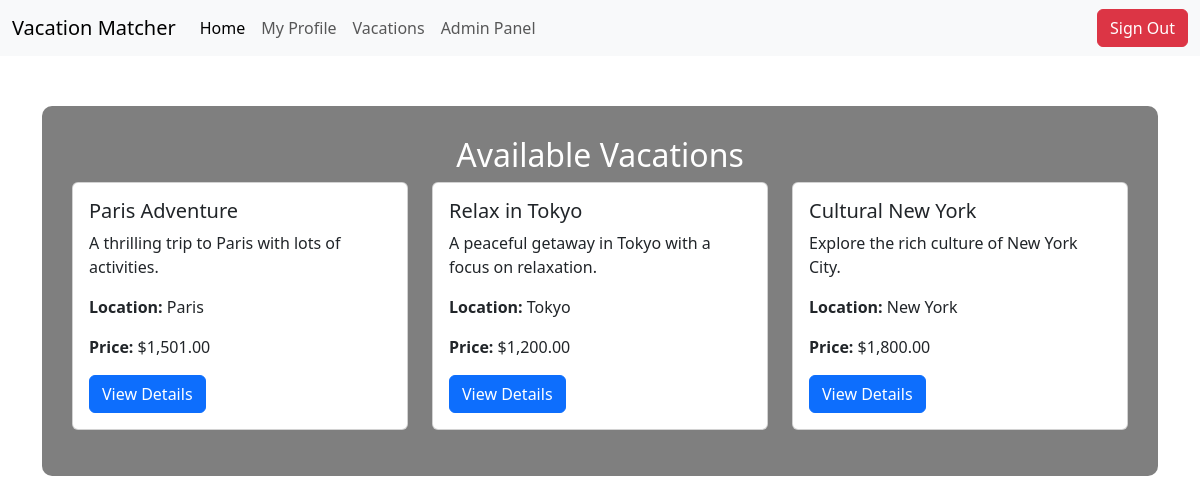
The page /vacations.php on the database its author committed.
### tables this page shows
CREATE TABLE `vacation` (
  `VacationID` int(11) NOT NULL,
  `Title` varchar(100) NOT NULL,
  `Description` text NOT NULL,
  `Price` decimal(10,2) NOT NULL,
  `Destination` varchar(100) NOT NULL,
  `Itinerary` text DEFAULT NULL,
  `Activities` text DEFAULT NULL,
  `AvailableDates` date DEFAULT NULL,
  `Category` varchar(50) DEFAULT NULL,
  `AdminID` int(11) NOT NULL
);

### vacations.php (the view, shortened to what this page needs)
<?php
include 'db.php';
try {
    $db_host = 'localhost';
    $db_name = 'triptinder';
    $db_user = 'root';
    $db_pass = '';
    $pdo = new PDO("mysql:host=$db_host;dbname=$db_name;charset=utf8", $db_user, $db_pass);
    $pdo->setAttribute(PDO::ATTR_ERRMODE, PDO::ERRMODE_EXCEPTION);
    $query = $pdo->query("SELECT Title, Description, Price, Destination, Itinerary FROM vacation");
    $vacations = $query->fetchAll(PDO::FETCH_ASSOC);
} catch (PDOException $e) {
    error_log("Database Error: " . $e->getMessage());
    $vacations = [];
    $error_message = "We're sorry, but we couldn't fetch the vacation data at this time.";
}
?>
<!DOCTYPE html>
<html lang="en">
<head>
    <link href="https://cdn.jsdelivr.net/npm/bootstrap@5.3.0/dist/css/bootstrap.min.css" rel="stylesheet">
</head>
<body>
    <nav class="navbar navbar-expand-lg navbar-light bg-light">
        <div class="container-fluid">
            <a class="navbar-brand" href="#">Vacation Matcher</a>
            <div class="collapse navbar-collapse" id="navbarNav">
                <ul class="navbar-nav">
                    <li class="nav-item">
                        <a class="nav-link active" aria-current="page" href="homepage.php">Home</a>
                    </li>
                    <li class="nav-item">
                        <a class="nav-link" href="profile.php">My Profile</a>
                    </li>
                    <li class="nav-item">
                        <a class="nav-link" href="vacations.php">Vacations</a>
                    </li>
                    <li class="nav-item">
                        <a class="nav-link" href="admin/adminpanel.php">Admin Panel</a>
                    </li>
                </ul>
            </div>
            <form action="../signout.php" method="post">
                <button type="submit" class="btn btn-danger">Sign Out</button>
            </form>
        </div>
    </nav>
    <div class="container mt-5">
        <div class="content">
            <h2 class="text-center">Available Vacations</h2>
            <div class="row">
                <?php
                foreach ($vacations as $vacation) {
                    ?>
                    <div class="col-md-4">
                        <div class="card mb-3">
                            <div class="card-body">
                                <h5 class="card-title"><?php echo htmlspecialchars($vacation['Title']); ?></h5>
                                <p class="card-text"><?php echo htmlspecialchars($vacation['Description']); ?></p>
                                <p><strong>Location:</strong> <?php echo htmlspecialchars($vacation['Destination']); ?></p>
                                <p><strong>Price:</strong> $<?php echo htmlspecialchars(number_format($vacation['Price'], 2)); ?></p>
                                <a href="vacationdetail.php?vacation=<?php echo urlencode($vacation['Title']); ?>" class="btn btn-primary">View Details</a>
                            </div>
                        </div>
                    </div>
                    <?php
                }
                ?>
            </div>
        </div>
    </div>
</body>
</html>

### vacations.php (style rules this page uses)
body { background-image: url('/data/manuel-cosentino-n--CMLApjfI-unsplash.jpg'); background-size: cover; background-position: center; background-repeat: no-repeat; color: white; }
.content { background-color: rgba(0, 0, 0, 0.5); padding: 30px; border-radius: 10px; margin-top: 50px; }

### rows shown on the page
vacation: Title "Paris Adventure", Description "A thrilling trip to Paris with lots of activities.", Destination "Paris", Price "1,501.00"
vacation: Title "Relax in Tokyo", Description "A peaceful getaway in Tokyo with a focus on relaxation.", Destination "Tokyo", Price "1,200.00"
vacation: Title "Cultural New York", Description "Explore the rich culture of New York City.", Destination "New York", Price "1,800.00"
